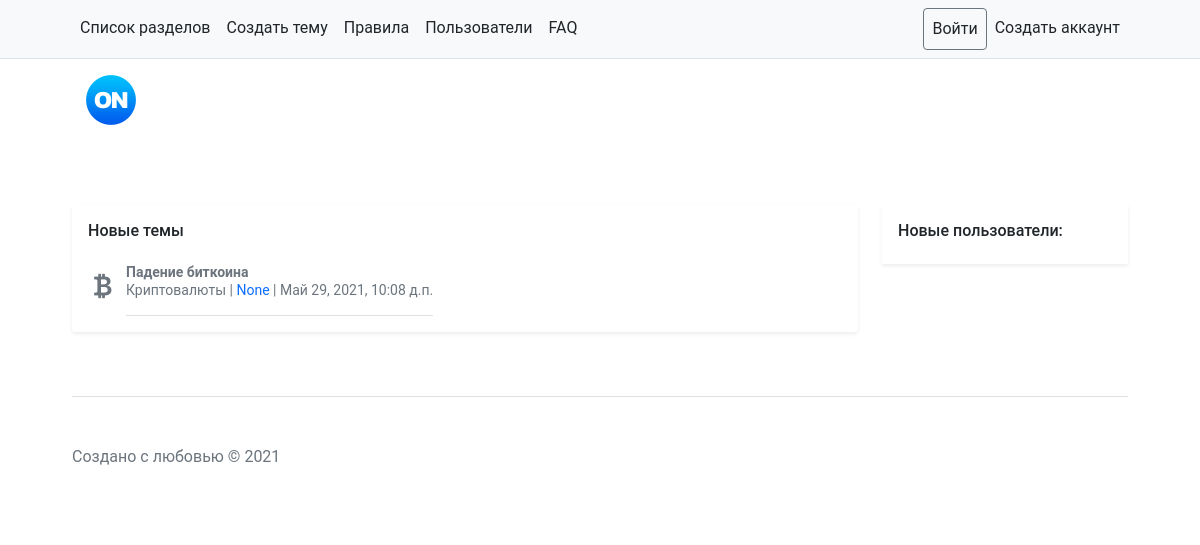
The app's page /, older data.
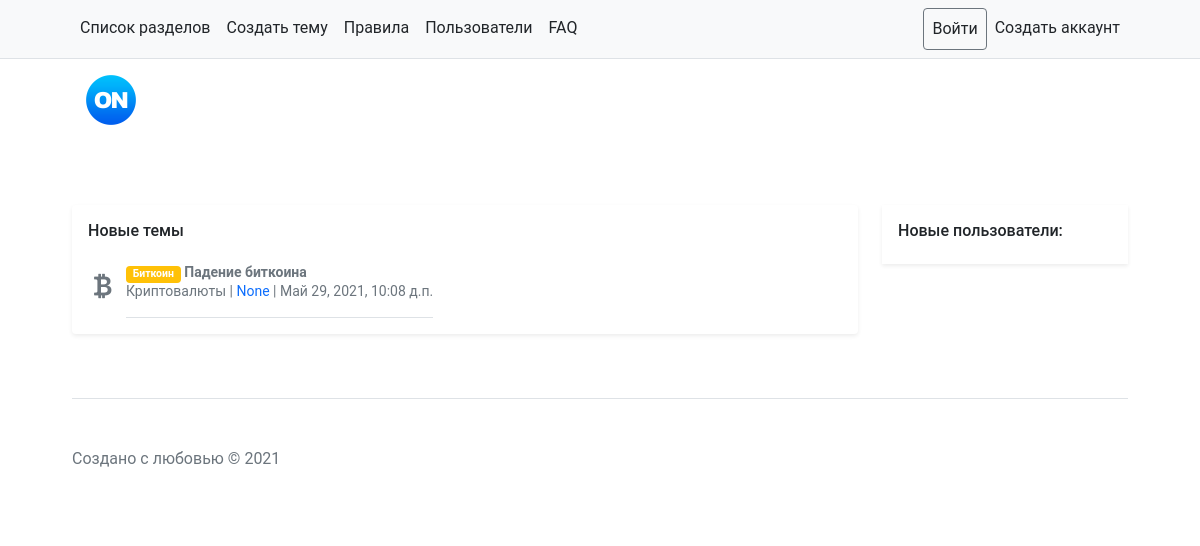
The same page, newer data.
### main/models.py (models this page shows, shortened)
class Threads(models.Model):
    title = models.CharField(max_length=50, verbose_name='Заголовок')
    date = models.DateTimeField(auto_now_add=True, db_index=True)
    user = models.ForeignKey('Users', null=True, blank=True, on_delete=models.PROTECT, verbose_name='Создатель темы')
    key = models.CharField(max_length=100, verbose_name='Уникальный идентификатор', null=True, blank=True)
    forum = models.ForeignKey('Forums', null=True, on_delete=models.PROTECT, verbose_name='Раздел')
    prefix = models.ForeignKey('Prefix', null=True, blank=True, on_delete=models.PROTECT, verbose_name='Префикс')
    class Meta:
        verbose_name_plural = 'Темы'
        verbose_name = 'Тема'
        ordering = ['-date']

class Forums(models.Model):
    name = models.CharField(max_length=50, verbose_name='Имя')
    icon = models.ForeignKey('Icon', null=True, on_delete=models.PROTECT, verbose_name='Иконка')
    desc = models.CharField(max_length=100, verbose_name='Описание', null=True)
    class Meta:
        verbose_name_plural = 'Разделы'
        verbose_name = 'Раздел'
        ordering = ['name']

class Icon(models.Model):
    name = models.CharField(max_length=50, verbose_name='Название иконки')
    svg = models.CharField(max_length=500, verbose_name='svg код иконки')
    class Meta:
        verbose_name_plural = 'Иконки'
        verbose_name = 'Иконка'
        ordering = ['name']

class Prefix(models.Model):
    name = models.CharField(max_length=50, verbose_name='Содержание префикса')
    color = models.CharField(max_length=100, verbose_name='Bootstrap цвет')
    icon = models.ForeignKey('Icon', null=True, blank=True, on_delete=models.PROTECT, verbose_name='Иконка')
    class Meta:
        verbose_name_plural = 'Префиксы'
        verbose_name = 'Префикс'
        ordering = ['name']

### main/views.py (the view)
# urls.py: path('', index),
def index(request):
    us = Users.objects.all()[:3]
    th = Threads.objects.all()
    fr = Forums.objects.all()
    pr = Prefix.objects.all()
    ic = Icon.objects.all()
    context = {
        'th': th,  # темы
        'fr': fr,  # разделы
        'pr': pr,  # префиксы
        'ic': ic,  # иконки
        'us': us,
    }
    return render(request, 'main/index.html', context)

### main/templates/main/index.html (shortened to what this page needs)
{% extends "main/base.html" %}
{% block main %}
    <div class="my-3 p-3 bg-body rounded shadow-sm">
        <h6 class="pb-2 mb-0">Новые темы</h6>
        {% for th in th %}
            <div class="d-flex text-muted pt-3">
                <div class="bd-placeholder-img flex-shrink-0 me-2 rounded">
                    <i style="font-size: 30px;" class="{{ th.forum.icon.svg }}"></i>
                </div>
                <div href="threads/{{ th.pk }}/"
                     class="pb-3 mb-0 small lh-sm border-bottom">
                    <strong class="d-block text-gray-dark"><span
                            class="badge bg-{{ th.prefix.color }}">{{ th.prefix.name }}</span> <a
                            href="/threads/{{ th.pk }}"
                            style="text-decoration: none; color: #6c757d!important;">{{ th.title }}</a>
                    </strong>
                    <a style="text-decoration: none; color: #6c757d!important;"
                       href="/forums/{{ th.forum.pk }}">{{ th.forum.name }}</a> | <a href="/user/{{ th.user }}"
                                                                                     class="no-dekor"
                                                                                     style="color: {{ th.user.color }}">{{ th.user }}</a>
                    | {{ th.date }}
                </div>
            </div>
        {% endfor %}
    </div>
{% endblock %}
{% block left %}
    <div class="my-3 p-3 bg-body shadow-sm">
        <h6 class="card-title">Новые пользователи:</h6>
    </div>
{% endblock %}

Row changes from the older to the newer data that the page shows:
changed Threads "Падение биткоина": prefix_id empty → 2 (drawn); prefix.name (not shown) → "Биткоин"
